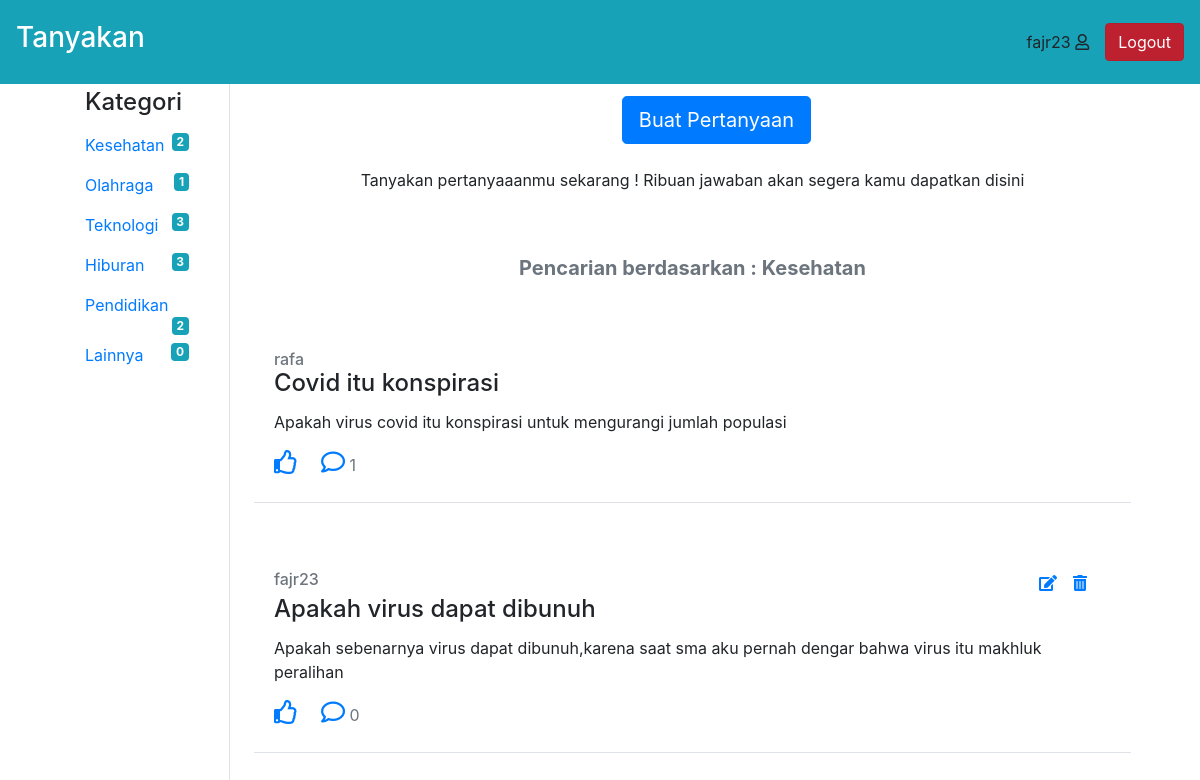
/views/dasboard_search.php?kat=1 (signed in), run on the app's committed database.
### tables this page shows
CREATE TABLE `kategori` (
  `id` int(5) NOT NULL,
  `jenis` varchar(50) NOT NULL
);

CREATE TABLE `pertayaan` (
  `id` int(5) NOT NULL,
  `id_kategori` int(4) NOT NULL,
  `judul` varchar(150) DEFAULT NULL,
  `isi` varchar(300) DEFAULT NULL,
  `id_user` int(5) DEFAULT NULL
);

CREATE TABLE `user` (
  `id` int(5) NOT NULL,
  `username` varchar(10) NOT NULL,
  `email` varchar(20) NOT NULL,
  `password` varchar(20) NOT NULL
);

### views/dasboard_search.php (the view, shortened to what this page needs)
<!DOCTYPE html>
<html lang="en">
<head>
    <link rel="stylesheet" type="text/css" href="../asset/bootstrap-4.5.3-dist/css/bootstrap.min.css">
    <link rel="stylesheet" href="https://use.fontawesome.com/releases/v5.7.0/css/all.css">
</head>
<body>
  <?php
  require_once("../control/koneksi.php");
  $id=$_SESSION['id'];
  $username=$_SESSION["username"];
  $kat=$_GET["kat"];
  ?>
    <nav class="navbar navbar-expand-lg navbar-dark bg-info p-3 fixed-top">
        <a class="navbar-brand" href="dasboard.php"><h3>Tanyakan</h3></a>
        <div class="collapse navbar-collapse " id="navbarSupportedContent">
          <div class="nav-item mx-3"><?= $username ?>
            <i class="far fa-user"></i>
          </div>
          <a href="../control/logout-control.php" class="btn btn-danger active" role="button" aria-pressed="true">Logout</a>
        </div>
    </nav>
    <div class="container d-flex mt-5" id="flex">
        <div class="flex-grow-2 p-4 mt-3 border-right">
            <h4 class="ml-3">Kategori</h4>
            <ul class="nav flex-column">
            <?php
              $query_kategori="SELECT * FROM kategori";
              $hasil_kategori = mysqli_query($conn,$query_kategori) or die (mysqli_error($conn));
              while($data_kategori= mysqli_fetch_assoc($hasil_kategori)){  ?>
                <li class="nav-item">
                  <a href="dasboard_search.php?kat=<?= $data_kategori["id"] ?>" class="nav-link">
                    <?= $data_kategori["jenis"] ?>
                    <span class="float-right badge badge-info ml-1">
                      <?php
                            $id_kategori=$data_kategori["id"];
                            $query_kat="SELECT id_kategori FROM pertayaan WHERE id_kategori = '$id_kategori'";
                            $hasil_query_kat = mysqli_query($conn,$query_kat) or die (mysqli_error($conn));
                            $data_kat=mysqli_num_rows($hasil_query_kat);
                            echo($data_kat);
                      ?>
                    </span>
                  </a>
                </li>
              <?php } ?>
              </ul>
        </div>
        <div class="flex-grow-1 p-4">
            <div class="col m-4 d-flex justify-content-center">
            <a href="buatpertayaan.php?" class="btn btn-primary btn-lg rounded-2">Buat Pertanyaan</a>
            </div>
            <div class="row">
              <p class="mx-auto">Tanyakan pertanyaaanmu sekarang ! Ribuan jawaban akan segera kamu dapatkan disini</p>
            </div>
            <div class="row mt-5">
                <h5 class="mx-auto font-weight-bold text-secondary"> Pencarian berdasarkan :
                    <?php
                    $query_kat="SELECT jenis FROM kategori WHERE id = '$kat'";
                            $hasil_query_kat = mysqli_query($conn,$query_kat) or die (mysqli_error($conn));
                            $data_c=mysqli_fetch_row($hasil_query_kat);
                            echo($data_c[0]);
                    ?>
                </h5>
            </div>
            <?php
              $query="SELECT * FROM pertayaan WHERE id_kategori=$kat";
              $hasil_pertanyaan = mysqli_query($conn,$query) or die (mysqli_error($conn));
            while($data_pertanyaan= mysqli_fetch_assoc($hasil_pertanyaan)){  ?>
              <div class="card border-0 my-5">
                  <div class="card-body border-bottom">
                          <div class="d-flex justify-content-between align-items-center">
                              <h6 class="card-subtitle text-muted">
                              <?php
                                      $id_s=$data_pertanyaan["id_user"];
                                      $query_user="SELECT username FROM user WHERE id = '$id_s'";
                                      $hasil_query_user = mysqli_query($conn,$query_user) or die (mysqli_error($conn));
                                      $data_s=mysqli_fetch_row($hasil_query_user);
                                      echo($data_s[0]);
                              ?></h6>
                              <?php  if( $data_pertanyaan["id_user"] == $id ) { ?>
                                  <div class="row mr-2">
                                      <a href="editpertanyaan.php?id=<?= $data_pertanyaan["id"] ?>"><i class="fas fa-edit "></i></a>
                                      <a href="../control/hapus-control.php?id=<?= $data_pertanyaan["id"] ?>"><i class="fas fa-trash-alt mx-3"></i></a>
                                  </div>
                              <?php } ?>
                          </div>
                    <h4 class="card-title"><a href="detail.php?id=<?= $data_pertanyaan["id"] ?>" class="text-reset"><?= $data_pertanyaan["judul"] ?></a></h4>
                    <p class="card-text"><?= $data_pertanyaan["isi"] ?></p>
                    <a href="#" class="card-link"><h4 class="far fa-thumbs-up"></h4></a>
                    <a href="detail.php?id=<?= $data_pertanyaan["id"] ?>" class="card-link"><h4 class="far fa-comment"></h4></a>
                    <a class="text-muted">
                        <?php
                            $id_p=$data_pertanyaan["id"];
                            $query_comen="SELECT * FROM jawaban WHERE id_tanya = '$id_p'";
                            $hasil_query_comen = mysqli_query($conn,$query_comen) or die (mysqli_error($conn));
                            $data_c=mysqli_num_rows($hasil_query_comen);
                            echo($data_c);
                        ?>
                    </a>
                  </div>
              </div>
            <?php } ?>
        </div>
    </div>
</body>
</html>

### data on the page
kategori: jenis "Kesehatan", data_kat "2"
kategori: jenis "Olahraga", data_kat "1"
kategori: jenis "Teknologi", data_kat "3"
kategori: jenis "Hiburan", data_kat "3"
kategori: jenis "Pendidikan", data_kat "2"
kategori: jenis "Lainnya", data_kat "0"
pertayaan: id_user.username "rafa", judul "Covid itu konspirasi", isi "Apakah virus covid itu konspirasi untuk mengurangi jumlah populasi", data_c "1"
pertayaan: id_user.username "fajr23", judul "Apakah virus dapat dibunuh", isi "Apakah sebenarnya virus dapat dibunuh,karena saat sma aku pernah dengar bahwa virus itu makhluk peralihan", data_c "0"

### other printed values
$username "fajr23"
